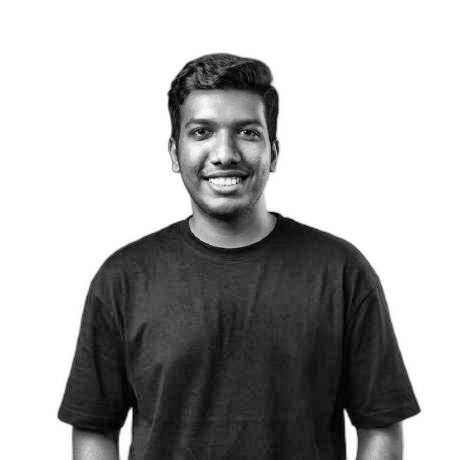
#> input picture source-prepped.png, 460 x 460 px
$ python make_ascii_svg.py
#> lines starting #> are read from the running program, lines starting #| are printed output that depends on the picture
#!/usr/bin/env python3
"""
Convert source-prepped.png into a self-typing monochrome ASCII portrait SVG.

The prepped image is downsampled to a character grid (~100 wide), and each
pixel's brightness picks a glyph from a density ramp -- sparse chars for
bright areas, dense ones for dark. Rows wipe in left-to-right (a small
block cursor rides the wipe edge), staggered top to bottom. Prints once,
freezes -- no looping.

    python scripts/make_ascii_svg.py   # writes avi-ascii.svg -> here: devansh-ascii.svg
"""

import sys
from pathlib import Path

import numpy as np
from PIL import Image

SRC_PATH = Path(__file__).resolve().parent.parent / "source-prepped.png"
OUT_PATH = Path(__file__).resolve().parent.parent / "devansh-ascii.svg"

RAMP = " .`:-=+*cs#%@"   # bright (sparse) -> dark (dense); leading space = blank
GRID_W = 100
CHAR_ASPECT = 0.55        # monospace chars are taller than wide; compensate

FILL_COLOR = "#c9d1d9"    # single light-gray fill -- no per-char rainbow
FONT_SIZE = 8
CHAR_W = FONT_SIZE * 0.6
CHAR_H = FONT_SIZE * 1.0


def image_to_ascii_grid(img_path: Path, grid_w: int = GRID_W):
    img = Image.open(img_path).convert("L")
    w, h = img.size
    grid_h = max(1, int(grid_w * (h / w) * CHAR_ASPECT))
    small = img.resize((grid_w, grid_h), Image.LANCZOS)
    arr = np.array(small)

    ramp_len = len(RAMP)
    rows = []
    for y in range(grid_h):
        row_chars = []
        for x in range(grid_w):
            brightness = arr[y, x] / 255.0  # 0 = black, 1 = white
            idx = int((1 - brightness) * (ramp_len - 1))
            idx = max(0, min(ramp_len - 1, idx))
            row_chars.append(RAMP[idx])
        rows.append("".join(row_chars))
    return rows


def esc(ch: str) -> str:
    return {"&": "&amp;", "<": "&lt;", ">": "&gt;"}.get(ch, ch)


def build_svg(rows: list[str]) -> str:
    n_rows = len(rows)
    n_cols = max(len(r) for r in rows) if rows else 0

    width = n_cols * CHAR_W + 20
    height = n_rows * CHAR_H + 20

    parts = []
    parts.append(
        f'<svg viewBox="0 0 {width:.0f} {height:.0f}" width="{width:.0f}" height="{height:.0f}" '
        f'xmlns="http://www.w3.org/2000/svg" font-family="Consolas, Menlo, monospace" '
        f'font-size="{FONT_SIZE}">'
    )
    parts.append(f'<rect width="{width:.0f}" height="{height:.0f}" fill="transparent"/>')

    parts.append(f"""
    <style>
      .row {{ clip-path: inset(0 100% 0 0); animation: wipe 0.5s linear forwards; }}
      .cursor {{ fill: {FILL_COLOR}; animation: cursor-fade 0.5s linear forwards; }}
      @keyframes wipe {{ to {{ clip-path: inset(0 0 0 0); }} }}
      @keyframes cursor-fade {{
        0% {{ opacity: 1; }}
        90% {{ opacity: 1; }}
        100% {{ opacity: 0; }}
      }}
      text {{ fill: {FILL_COLOR}; white-space: pre; }}
    </style>
    """)

    row_stagger = 0.045  # seconds between each row starting
    for ri, row_text in enumerate(rows):
        y = 10 + (ri + 1) * CHAR_H
        delay = ri * row_stagger
        escaped = "".join(esc(c) for c in row_text)
        # group per row: clipped wipe reveals the text; a cursor rect rides the edge
        row_width = len(row_text) * CHAR_W
        parts.append(f'<g class="row" style="animation-delay:{delay:.3f}s">')
        parts.append(f'  <text x="10" y="{y:.1f}" xml:space="preserve">{escaped}</text>')
        parts.append(
            f'  <rect class="cursor" x="{10 + row_width - 2:.1f}" y="{y - CHAR_H + 1:.1f}" '
            f'width="3" height="{CHAR_H - 2:.1f}" style="animation-delay:{delay:.3f}s"/>'
        )
        parts.append("</g>")

    parts.append("</svg>")
    return "\n".join(parts)


def main():
    if not SRC_PATH.exists():
        print(f"ERROR: {SRC_PATH} not found. Run prep_photo.py first.", file=sys.stderr)
        sys.exit(1)

    rows = image_to_ascii_grid(SRC_PATH)
#> in image_to_ascii_grid, img is the input picture: PIL image 460x460 L; min 0, max 255, mean 173.8
#> in image_to_ascii_grid, `small = img.resize((grid_w, grid_h), Image.LANCZOS)`:
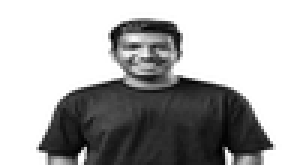
#> small: PIL image 100x55 L (shown 3 times larger); min 0, max 255, mean 173.5
#> after the loop in image_to_ascii_grid, `for y in range(grid_h):`: rows = 55 items
#> rows = 55 items
    svg = build_svg(rows)
#> in build_svg, `n_rows = len(rows)`: n_rows = 55
#> in build_svg, `n_cols = max(len(r) for r in rows) if rows else 0`: n_cols = 100
#> in build_svg, `width = n_cols * CHAR_W + 20`: width = 500
#> in build_svg, `height = n_rows * CHAR_H + 20`: height = 460
#> the loop in build_svg, `for ri, row_text in enumerate(rows):` made 55 passes
#> (y, delay) on passes 1 to 12: (18, 0), (26, 0.045), (34, 0.09), (42, 0.135), (50, 0.18), (58, 0.225), (66, 0.27), (74, 0.315), (82, 0.36), (90, 0.405), (98, 0.45), (106, 0.495)
#> after the loop in build_svg, `for ri, row_text in enumerate(rows):`: parts = 223 items
    OUT_PATH.write_text(svg)
    print(f"Wrote {OUT_PATH} ({len(rows)} rows x {GRID_W} cols)")
#| Wrote devansh-ascii.svg (55 rows x 100 cols)


if __name__ == "__main__":
    main()
